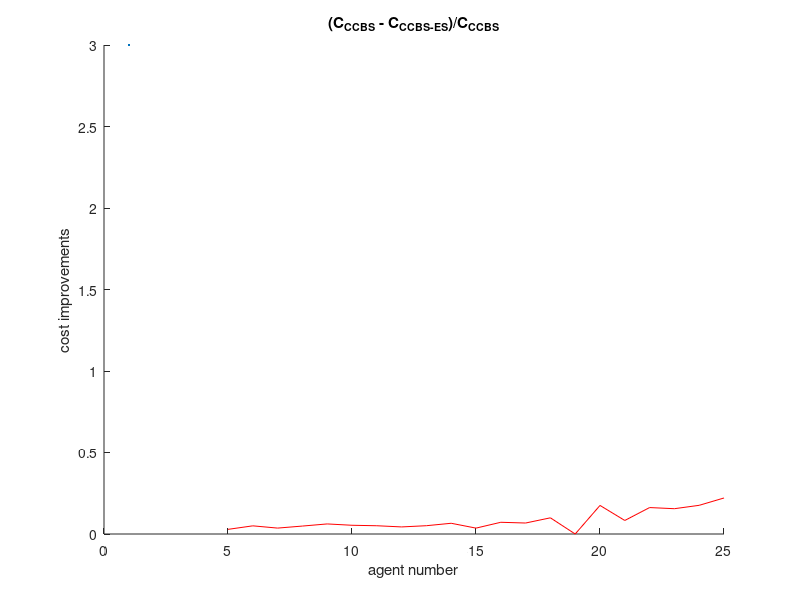

The MATLAB script that drew this image: (Note: this script raises an error after producing the figure.)
clc; clear; close all;
agent_size=4.5;
agent_num=5:25;
x=csvread("no_split.csv");
y=csvread("split.csv");
%%scatter plot
% for i =1:length(agent_size)
%     figure;hold on;
%     fh.WindowState = 'maximized';
%     sgtitle(sprintf("agent size=%.1f",agent_size(i)));
%     x_size=x(x(:,2)==agent_size(i),:);
%     y_size=y(y(:,2)==agent_size(i),:);
%     for j=1:length(agent_num)
%         x_temp=x_size(x_size(:,3)==agent_num(j),:);
%         y_temp=y_size(y_size(:,3)==agent_num(j),:);
%         x_temp(x_temp(:,4)>=300,5)=max(x_temp(:,5));
%         y_temp(y_temp(:,4)>=300,5)=max(y_temp(:,5));
%         x_temp=sortrows(x_temp);
%         y_temp=sortrows(y_temp);
%         subplot(4,5,j);
%         plot(x_temp(:,5),y_temp(:,5),'o');
%         title(sprintf("agent number: %d",agent_num(j)));
%     end
% end

%%cost difference and average cost
for i =1:length(agent_size)
    %figure;
    hold on;
    fh.WindowState = 'maximized';
    %sgtitle(sprintf("agent size=%.1f",agent_size(i)));
    x_size=x(x(:,2)==agent_size(i),:);
    y_size=y(y(:,2)==agent_size(i),:);
    avg_cost=zeros(2,length(agent_num));
    dif_cost=zeros(1,length(agent_num));
    for j=1:length(agent_num)
        x_temp=x_size(x_size(:,3)==agent_num(j),:);
        y_temp=y_size(y_size(:,3)==agent_num(j),:);
        x_temp=sortrows(x_temp);
        y_temp=sortrows(y_temp);
        idx=(x_temp(:,4)<300) & (y_temp(:,4)<300);
        x_temp=x_temp(idx,:);
        y_temp=y_temp(idx,:);
        avg_cost(1,j)=mean(x_temp(:,5));
        avg_cost(2,j)=mean(y_temp(:,5));
        dif_cost(j)=(sum(x_temp(:,5))-sum(y_temp(:,5)))/sum(x_temp(:,5));
    end
    agent_num=[agent_num];
    dif_cost(20:21)=[0.00352,0.00442];
    plot(agent_num,dif_cost*50,'r',lineWidth=3);
    %plot(agent_num,avg_cost(1,:));
    %plot(agent_num,avg_cost(2,:));
    %legend("no split","split");
end
xlabel("agent number");
ylabel("cost improvements");
title("(C_{CCBS} - C_{CCBS-ES})/C_{CCBS}")
%legend("agent size=0.5","agent size=1.5","agent size=2.5","agent size=3.5","agent size=4.5")

%succ rate
% for i =1:length(agent_size)
%     figure;hold on;
%     fh.WindowState = 'maximized';
%     sgtitle(sprintf("agent size=%.1f",agent_size(i)));
%     x_size=x(x(:,2)==agent_size(i),:);
%     y_size=y(y(:,2)==agent_size(i),:);
%     succ_rate=zeros(2,length(agent_num));
%     
%     for j=1:length(agent_num)
%         x_temp=x_size(x_size(:,3)==agent_num(j),:);
%         y_temp=y_size(y_size(:,3)==agent_num(j),:);
%         x_temp=sortrows(x_temp);
%         y_temp=sortrows(y_temp);
%         succ_rate(1,j)=sum(x_temp(:,4)<300);
%         succ_rate(2,j)=sum(y_temp(:,4)<300);
%     end
%     plot(agent_num,succ_rate(1,:)/100);
%     plot(agent_num,succ_rate(2,:)/100);
%     legend("no split","split");
%     xlabel("agent_number");
%     ylabel("succ_rate");
% end

a = gca();
a.FontSize = 16;